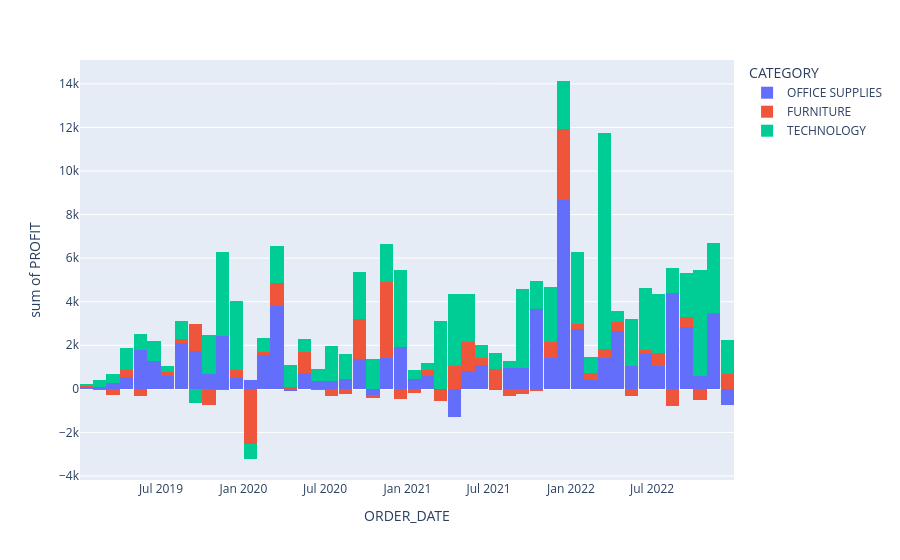

The code cell stored with this chart in its notebook:
### Code cell
fig = px.histogram(
    df,
    x='ORDER_DATE',
    y='PROFIT',
    color='CATEGORY',
)
fig.write_image(img_dir / 'histogram_profit_by_category.png')
fig.show()

### Figure 1 — Plotly figure (JSON) as saved in the notebook; plotly's stock layout.template omitted (floating-point values rounded to 4 significant figures; data arrays with more than 128 entries replaced by an {"elided": "..."} marker saying what was removed)
{"data": [{"bingroup": "x", "histfunc": "sum", "hovertemplate": "CATEGORY=OFFICE SUPPLIES<br>ORDER_DATE=%{x}<br>sum of PROFIT=%{y}<extra></extra>", "legendgroup": "OFFICE SUPPLIES", "marker": {"color": "#636efa", "pattern": {"shape": ""}}, "name": "OFFICE SUPPLIES", "orientation": "v", "showlegend": true, "type": "histogram", "x": {"elided": "2996 str values"}, "xaxis": "x", "y": {"elided": "2996 float values"}, "yaxis": "y"}, {"bingroup": "x", "histfunc": "sum", "hovertemplate": "CATEGORY=FURNITURE<br>ORDER_DATE=%{x}<br>sum of PROFIT=%{y}<extra></extra>", "legendgroup": "FURNITURE", "marker": {"color": "#EF553B", "pattern": {"shape": ""}}, "name": "FURNITURE", "orientation": "v", "showlegend": true, "type": "histogram", "x": {"elided": "1095 str values"}, "xaxis": "x", "y": {"elided": "1095 float values"}, "yaxis": "y"}, {"bingroup": "x", "histfunc": "sum", "hovertemplate": "CATEGORY=TECHNOLOGY<br>ORDER_DATE=%{x}<br>sum of PROFIT=%{y}<extra></extra>", "legendgroup": "TECHNOLOGY", "marker": {"color": "#00cc96", "pattern": {"shape": ""}}, "name": "TECHNOLOGY", "orientation": "v", "showlegend": true, "type": "histogram", "x": {"elided": "918 str values"}, "xaxis": "x", "y": {"elided": "918 float values"}, "yaxis": "y"}], "layout": {"barmode": "relative", "legend": {"title": {"text": "CATEGORY"}, "tracegroupgap": 0}, "margin": {"t": 60}, "xaxis": {"anchor": "y", "domain": [0, 1], "title": {"text": "ORDER_DATE"}}, "yaxis": {"anchor": "x", "domain": [0, 1], "title": {"text": "sum of PROFIT"}}}}
